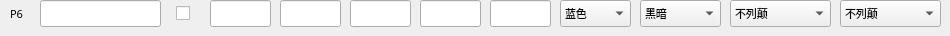
          <widget class="QWidget" name="widget_P6" native="true">
           <property name="sizePolicy">
            <sizepolicy hsizetype="Preferred" vsizetype="Fixed">
             <horstretch>0</horstretch>
             <verstretch>0</verstretch>
            </sizepolicy>
           </property>
           <property name="minimumSize">
            <size>
             <width>0</width>
             <height>30</height>
            </size>
           </property>
           <widget class="QCheckBox" name="check_P6_IsHuman">
            <property name="geometry">
             <rect>
              <x>176</x>
              <y>2</y>
              <width>21</width>
              <height>22</height>
             </rect>
            </property>
            <property name="font">
             <font>
              <family>微软雅黑</family>
              <pointsize>8</pointsize>
             </font>
            </property>
            <property name="text">
             <string/>
            </property>
           </widget>
           <widget class="QComboBox" name="combo_P6_StartAge">
            <property name="geometry">
             <rect>
              <x>640</x>
              <y>0</y>
              <width>81</width>
              <height>27</height>
             </rect>
            </property>
            <property name="font">
             <font>
              <family>微软雅黑</family>
              <pointsize>8</pointsize>
             </font>
            </property>
            <property name="currentIndex">
             <number>0</number>
            </property>
            <item>
             <property name="text">
              <string>黑暗</string>
             </property>
            </item>
            <item>
             <property name="text">
              <string>封建</string>
             </property>
            </item>
            <item>
             <property name="text">
              <string>城堡</string>
             </property>
            </item>
            <item>
             <property name="text">
              <string>帝王</string>
             </property>
            </item>
            <item>
             <property name="text">
              <string>后帝王</string>
             </property>
            </item>
           </widget>
           <widget class="QComboBox" name="combo_P6_Color">
            <property name="geometry">
             <rect>
              <x>560</x>
              <y>0</y>
              <width>71</width>
              <height>27</height>
             </rect>
            </property>
            <property name="font">
             <font>
              <family>微软雅黑</family>
              <pointsize>8</pointsize>
             </font>
            </property>
            <item>
             <property name="text">
              <string>蓝色</string>
             </property>
            </item>
            <item>
             <property name="text">
              <string>红色</string>
             </property>
            </item>
            <item>
             <property name="text">
              <string>绿色</string>
             </property>
            </item>
            <item>
             <property name="text">
              <string>黄色</string>
             </property>
            </item>
            <item>
             <property name="text">
              <string>青色</string>
             </property>
            </item>
            <item>
             <property name="text">
              <string>紫色</string>
             </property>
            </item>
            <item>
             <property name="text">
              <string>灰色</string>
             </property>
            </item>
            <item>
             <property name="text">
              <string>橙色</string>
             </property>
            </item>
           </widget>
           <widget class="QLineEdit" name="edit_P6_Stone">
            <property name="geometry">
             <rect>
              <x>420</x>
              <y>0</y>
              <width>61</width>
              <height>27</height>
             </rect>
            </property>
            <property name="font">
             <font>
              <family>微软雅黑</family>
              <pointsize>8</pointsize>
             </font>
            </property>
            <property name="text">
             <string/>
            </property>
           </widget>
           <widget class="QLineEdit" name="edit_P6_Food">
            <property name="geometry">
             <rect>
              <x>210</x>
              <y>0</y>
              <width>61</width>
              <height>27</height>
             </rect>
            </property>
            <property name="font">
             <font>
              <family>微软雅黑</family>
              <pointsize>8</pointsize>
             </font>
            </property>
            <property name="text">
             <string/>
            </property>
           </widget>
           <widget class="QLineEdit" name="edit_P6_PopLimit">
            <property name="geometry">
             <rect>
              <x>490</x>
              <y>0</y>
              <width>61</width>
              <height>27</height>
             </rect>
            </property>
            <property name="font">
             <font>
              <family>微软雅黑</family>
              <pointsize>8</pointsize>
             </font>
            </property>
            <property name="text">
             <string/>
            </property>
           </widget>
           <widget class="QLineEdit" name="edit_P6_Wood">
            <property name="geometry">
             <rect>
              <x>280</x>
              <y>0</y>
              <width>61</width>
              <height>27</height>
             </rect>
            </property>
            <property name="font">
             <font>
              <family>微软雅黑</family>
              <pointsize>8</pointsize>
             </font>
            </property>
            <property name="text">
             <string/>
            </property>
           </widget>
           <widget class="QLineEdit" name="edit_P6_Name">
            <property name="geometry">
             <rect>
              <x>40</x>
              <y>0</y>
              <width>121</width>
              <height>27</height>
             </rect>
            </property>
            <property name="font">
             <font>
              <family>微软雅黑</family>
              <pointsize>8</pointsize>
             </font>
            </property>
            <property name="text">
             <string/>
            </property>
           </widget>
           <widget class="QLabel" name="label_P6">
            <property name="geometry">
             <rect>
              <x>10</x>
              <y>0</y>
              <width>26</width>
              <height>27</height>
             </rect>
            </property>
            <property name="font">
             <font>
              <family>微软雅黑</family>
              <pointsize>8</pointsize>
             </font>
            </property>
            <property name="text">
             <string>P6</string>
            </property>
           </widget>
           <widget class="QComboBox" name="combo_P6_Civ">
            <property name="geometry">
             <rect>
              <x>730</x>
              <y>0</y>
              <width>101</width>
              <height>27</height>
             </rect>
            </property>
            <property name="font">
             <font>
              <family>微软雅黑</family>
              <pointsize>8</pointsize>
             </font>
            </property>
            <item>
             <property name="text">
              <string>不列颠</string>
             </property>
            </item>
            <item>
             <property name="text">
              <string>法兰克</string>
             </property>
            </item>
            <item>
             <property name="text">
              <string>哥特</string>
             </property>
            </item>
            <item>
             <property name="text">
              <string>条顿</string>
             </property>
            </item>
            <item>
             <property name="text">
              <string>日本</string>
             </property>
            </item>
            <item>
             <property name="text">
              <string>中国</string>
             </property>
            </item>
            <item>
             <property name="text">
              <string>拜占庭</string>
             </property>
            </item>
            <item>
             <property name="text">
              <string>波斯</string>
             </property>
            </item>
            <item>
             <property name="text">
              <string>萨拉森</string>
             </property>
            </item>
            <item>
             <property name="text">
              <string>土耳其</string>
             </property>
            </item>
            <item>
             <property name="text">
              <string>维京</string>
             </property>
            </item>
            <item>
             <property name="text">
              <string>蒙古</string>
             </property>
            </item>
            <item>
             <property name="text">
              <string>凯尔特</string>
             </property>
            </item>
            <item>
             <property name="text">
              <string>西班牙</string>
             </property>
            </item>
            <item>
             <property name="text">
              <string>阿兹特克</string>
             </property>
            </item>
            <item>
             <property name="text">
              <string>玛雅</string>
             </property>
            </item>
            <item>
             <property name="text">
              <string>匈奴</string>
             </property>
            </item>
            <item>
             <property name="text">
              <string>高丽</string>
             </property>
            </item>
            <item>
             <property name="text">
              <string>意大利</string>
             </property>
            </item>
            <item>
             <property name="text">
              <string>印度</string>
             </property>
            </item>
            <item>
             <property name="text">
              <string>印加</string>
             </property>
            </item>
            <item>
             <property name="text">
              <string>马扎尔</string>
             </property>
            </item>
            <item>
             <property name="text">
              <string>斯拉夫</string>
             </property>
            </item>
            <item>
             <property name="text">
              <string>葡萄牙</string>
             </property>
            </item>
            <item>
             <property name="text">
              <string>埃塞俄比亚</string>
             </property>
            </item>
            <item>
             <property name="text">
              <string>马里</string>
             </property>
            </item>
            <item>
             <property name="text">
              <string>柏柏尔</string>
             </property>
            </item>
            <item>
             <property name="text">
              <string>高棉</string>
             </property>
            </item>
            <item>
             <property name="text">
              <string>马来</string>
             </property>
            </item>
            <item>
             <property name="text">
              <string>缅甸</string>
             </property>
            </item>
            <item>
             <property name="text">
              <string>越南</string>
             </property>
            </item>
            <item>
             <property name="text">
              <string>保加利亚</string>
             </property>
            </item>
            <item>
             <property name="text">
              <string>鞑靼</string>
             </property>
            </item>
            <item>
             <property name="text">
              <string>库曼</string>
             </property>
            </item>
            <item>
             <property name="text">
              <string>立陶宛</string>
             </property>
            </item>
            <item>
             <property name="text">
              <string>勃艮第</string>
             </property>
            </item>
            <item>
             <property name="text">
              <string>西西里</string>
             </property>
            </item>
           </widget>
           <widget class="QLineEdit" name="edit_P6_Gold">
            <property name="geometry">
             <rect>
              <x>350</x>
              <y>0</y>
              <width>61</width>
              <height>27</height>
             </rect>
            </property>
            <property name="font">
             <font>
              <family>微软雅黑</family>
              <pointsize>8</pointsize>
             </font>
            </property>
            <property name="text">
             <string/>
            </property>
           </widget>
           <widget class="QComboBox" name="combo_P6_CivGraphic">
            <property name="geometry">
             <rect>
              <x>840</x>
              <y>0</y>
              <width>101</width>
              <height>27</height>
             </rect>
            </property>
            <property name="font">
             <font>
              <family>微软雅黑</family>
              <pointsize>8</pointsize>
             </font>
            </property>
            <item>
             <property name="text">
              <string>不列颠</string>
             </property>
            </item>
            <item>
             <property name="text">
              <string>法兰克</string>
             </property>
            </item>
            <item>
             <property name="text">
              <string>哥特</string>
             </property>
            </item>
            <item>
             <property name="text">
              <string>条顿</string>
             </property>
            </item>
            <item>
             <property name="text">
              <string>日本</string>
             </property>
            </item>
            <item>
             <property name="text">
              <string>中国</string>
             </property>
            </item>
            <item>
             <property name="text">
              <string>拜占庭</string>
             </property>
            </item>
            <item>
             <property name="text">
              <string>波斯</string>
             </property>
            </item>
            <item>
             <property name="text">
              <string>萨拉森</string>
             </property>
            </item>
            <item>
             <property name="text">
              <string>土耳其</string>
             </property>
            </item>
            <item>
             <property name="text">
              <string>维京</string>
             </property>
            </item>
            <item>
             <property name="text">
              <string>蒙古</string>
             </property>
            </item>
            <item>
             <property name="text">
              <string>凯尔特</string>
             </property>
            </item>
            <item>
             <property name="text">
              <string>西班牙</string>
             </property>
            </item>
            <item>
             <property name="text">
              <string>阿兹特克</string>
             </property>
            </item>
            <item>
             <property name="text">
              <string>玛雅</string>
             </property>
            </item>
            <item>
             <property name="text">
              <string>匈奴</string>
             </property>
            </item>
            <item>
             <property name="text">
              <string>高丽</string>
             </property>
            </item>
            <item>
             <property name="text">
              <string>意大利</string>
             </property>
            </item>
            <item>
             <property name="text">
              <string>印度</string>
             </property>
            </item>
            <item>
             <property name="text">
              <string>印加</string>
             </property>
            </item>
            <item>
             <property name="text">
              <string>马扎尔</string>
             </property>
            </item>
            <item>
             <property name="text">
              <string>斯拉夫</string>
             </property>
            </item>
            <item>
             <property name="text">
              <string>葡萄牙</string>
             </property>
            </item>
            <item>
             <property name="text">
              <string>埃塞俄比亚</string>
             </property>
            </item>
            <item>
             <property name="text">
              <string>马里</string>
             </property>
            </item>
            <item>
             <property name="text">
              <string>柏柏尔</string>
             </property>
            </item>
            <item>
             <property name="text">
              <string>高棉</string>
             </property>
            </item>
            <item>
             <property name="text">
              <string>马来</string>
             </property>
            </item>
            <item>
             <property name="text">
              <string>缅甸</string>
             </property>
            </item>
            <item>
             <property name="text">
              <string>越南</string>
             </property>
            </item>
            <item>
             <property name="text">
              <string>保加利亚</string>
             </property>
            </item>
            <item>
             <property name="text">
              <string>鞑靼</string>
             </property>
            </item>
            <item>
             <property name="text">
              <string>库曼</string>
             </property>
            </item>
            <item>
             <property name="text">
              <string>立陶宛</string>
             </property>
            </item>
            <item>
             <property name="text">
              <string>勃艮第</string>
             </property>
            </item>
            <item>
             <property name="text">
              <string>西西里</string>
             </property>
            </item>
           </widget>
          </widget>
